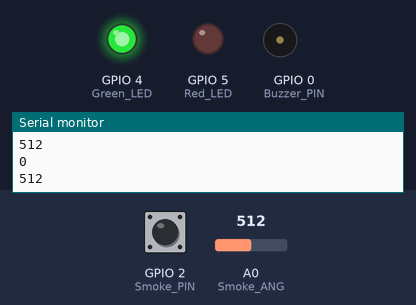
The sketch below on a simulated ESP8266 (NodeMCU). Parts: output pins drawn as LEDs (lit = HIGH), buzzer (waves = sounding, pin HIGH), the last lines printed to the serial monitor. The test bench sets the inputs (shaded band); at power-on: GPIO 2 (Smoke_PIN) LOW, A0 (Smoke_ANG) = 512. WiFi joins after 1.5 s; servers stay silent unless stated.

Above: at 2.7 s.
2.8 s: GPIO 2 (Smoke_PIN) pulled HIGH for 0.5 s
At 3.3 s:
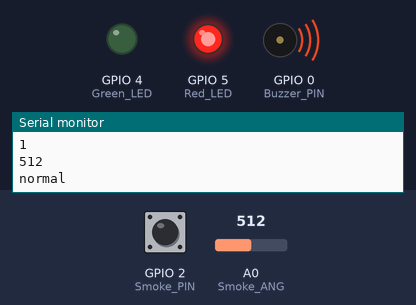
4.8 s: GPIO 2 (Smoke_PIN) pulled HIGH for 3.2 s
At 9.3 s:
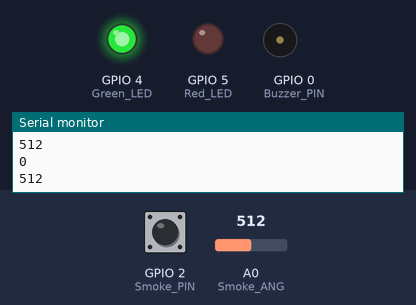
Timing chart, 0 to 10.8 s (numbered marks = the images above; inputs shaded):
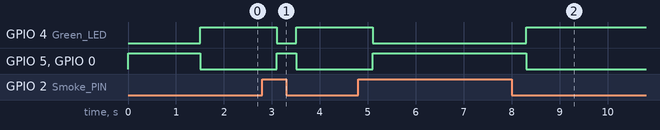

The sketch:

_______.ino
```cpp
//นำเข้า library
#include <ESP8266WiFi.h>
#include "DHT.h"

//กำหนดขา pin ของ sensor และ led
#define Smoke_PIN 2
#define Smoke_ANG A0
#define Red_LED 5
#define Green_LED 4
#define Buzzer_PIN 0

//var
int mode;
int sm_state = 0;
int sm_value = 0;
int state = 0; //0 default 1 normal 2 warning 3 alarm
bool buzzer_sent;
const String status[2] = {"ปกติ","ผิดปกติ!"};
String S_SM;

//line notify
#include <TridentTD_LineNotify.h>
#define LINE_TOKEN "jpgCH5fPlDlHjCeirAachzPdLaWKWzDa9xZXgCjArf4" //Token ใหม่ line นักเรียน
String line_msg ;

//wifi config
char ssid[] = "IoTV2";
char pass[] = "06070809";

void setup() {
  Serial.begin(9600);
  WiFi.begin(ssid,pass);
  LINE.setToken(LINE_TOKEN);
  pinMode(Smoke_PIN,INPUT);
  pinMode(Smoke_ANG,INPUT);
  pinMode(Red_LED,OUTPUT);
  pinMode(Green_LED,OUTPUT);
  pinMode(Buzzer_PIN,OUTPUT);

  digitalWrite(Red_LED,HIGH);
  digitalWrite(Green_LED,LOW);
  digitalWrite(Buzzer_PIN,HIGH);
  int w =1;
  Serial.print("Connecting wifi");
  while (WiFi.status() != WL_CONNECTED)
  {
    delay(500);
    Serial.print(".");
    w++;
    if(WiFi.status() == WL_CONNECTED){
      mode=1;
      Serial.println("[ Online mode ]");
    }
    if(w==40){
      mode=2;
      WiFi.disconnect();
      Serial.println("[ Offline mode ]");
      break;
    }
  }
}

void loop() {
  SM_sensor();
  Logic();
  buzzer();
  delay(400);
}

void SM_sensor(){
  sm_state = digitalRead(Smoke_PIN);
  sm_value = analogRead(Smoke_ANG);
  Serial.println(sm_state);
  Serial.println(sm_value);
}

void Logic(){
  if(sm_state==HIGH and state!=1){
    digitalWrite(Red_LED,HIGH);
    digitalWrite(Green_LED,LOW);
    buzzer_sent = false;
    state =1;
    if(mode==1){
      Line_Notify(0);
    }
    else{}
    Serial.println("normal");
  }
  if(sm_state==LOW and state!=2){
    digitalWrite(Red_LED,LOW);
    digitalWrite(Green_LED,HIGH);
    buzzer_sent = true;
    state =2;
    if(mode==1){
      Line_Notify(1);
    }
    else{}
    Serial.println("alarm");
  }
}

void Line_Notify(int level){

  if(sm_state==HIGH){
    S_SM = status[0];
  }
  else{
    S_SM = status[1];
  }

  if(level==0){
    line_msg="\nสถานะปกติ\nสถานะจากเซ็นเซอร์ : "+S_SM+"\nค่าจากเซ็นเซอร์ : "+String(sm_value);
  }
  if(level==1){
    line_msg="\nสถานะผิดปกติ!! ตรวจพบแก๊สรั่ว\nสถานะจากเซ็นเซอร์ : "+S_SM+"\nค่าจากเซ็นเซอร์ : "+String(sm_value);
  }
  LINE.setToken(LINE_TOKEN);
  LINE.notify(String(line_msg));
  line_msg = "";
}

void buzzer(){
  if(buzzer_sent==true){
    digitalWrite(Buzzer_PIN,LOW);
  }
  if(buzzer_sent==false){
    digitalWrite(Buzzer_PIN,HIGH);
  }
}
```

Measured:
- after the input at 2.8 s, GPIO 4 (Green_LED): HIGH → LOW after 0.30 s, → HIGH 0.40 s later; GPIO 5 (Red_LED), GPIO 0 (Buzzer_PIN): LOW → HIGH after 0.30 s, → LOW 0.40 s later
- after the input at 4.8 s, GPIO 4 (Green_LED): HIGH → LOW after 0.31 s, → HIGH 3.2 s later; GPIO 5 (Red_LED), GPIO 0 (Buzzer_PIN): LOW → HIGH after 0.31 s, → LOW 3.2 s later
